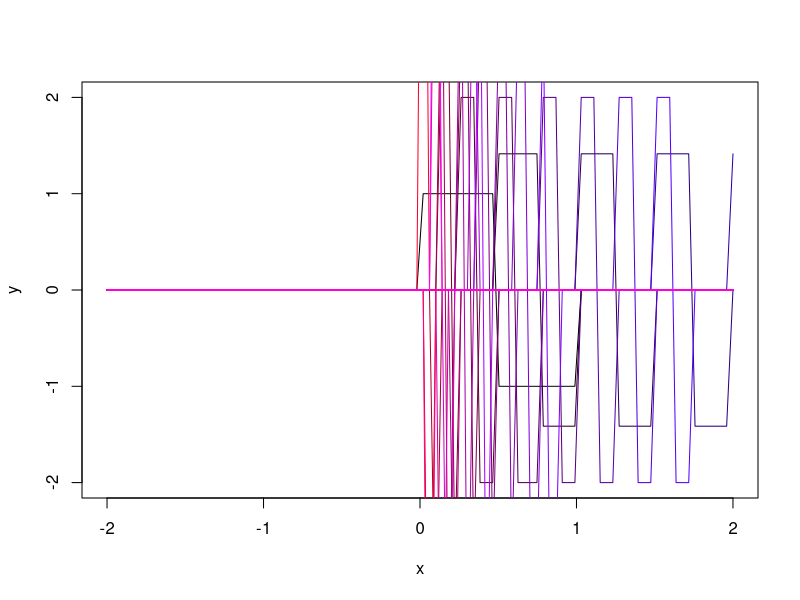

Here is the R script that generated this plot:
haar <- function(x) {
  if (x < 0 | x >= 1) {
  	0
  } else if (x < 0.5) {
  	1
  } else {
  	-1
  }
}

x <- seq(-2, 2, length=100)
y <- numeric(100)
for (i in 1:length(x)) {
  y[i] <- haar(x[i])
}

plot(x, y, type='l', ylim=c(-2, 2))

psi.jk <- function(x, j, k) {
  2^(j/2) * haar(x*2^j - k)
}

for (j in 1:6) {
  for (k in 1:6) {
    for (i in 1:length(x)) {
    y[i] <- psi.jk(x[i], j, k)
  }
  lines(x, y, col=rgb(j/6, 0, k/6))  	
  }
}
